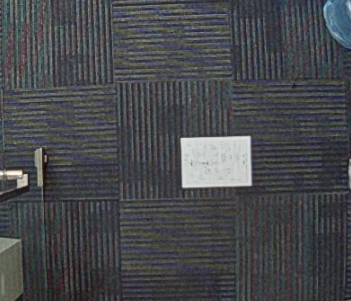
#> input picture images/1.png, 351 x 301 px
$ python distance_to_camera.py   (older library calls are emulated)
#> lines starting #> are read from the running program, lines starting #| are printed output that depends on the picture; after the words box and inside, x2 and y2 are one past the last pixel; in counts of white or black regions, pixels touching at a corner belong together
# USAGE
# python distance_to_camera.py

# import the necessary packages
import numpy as np
import cv2

def find_marker(image):
	# convert the image to grayscale, blur it, and detect edges
	gray = cv2.cvtColor(image, cv2.COLOR_BGR2GRAY)
	gray = cv2.GaussianBlur(gray, (5, 5), 0)
	edged = cv2.Canny(gray, 35, 125)

	# find the contours in the edged image and keep the largest one;
	# we'll assume that this is our piece of paper in the image
	(_, cnts, _) = cv2.findContours(edged.copy(), cv2.RETR_LIST, cv2.CHAIN_APPROX_SIMPLE)
	c = max(cnts, key = cv2.contourArea)

	# compute the bounding box of the of the paper region and return it
	return cv2.minAreaRect(c)

def distance_to_camera(knownWidth, focalLength, perWidth):
	# compute and return the distance from the maker to the camera
	return (knownWidth * focalLength) / perWidth

# initialize the known distance from the camera to the object, which
# in this case is 24 inches
KNOWN_DISTANCE = 110

# initialize the known object width, which in this case, the piece of
# paper is 12 inches wide
KNOWN_WIDTH = 11.0

# initialize the list of images that we'll be using
IMAGE_PATHS = ["images/1.png",
			   "images/3.png"]

# load the furst image that contains an object that is KNOWN TO BE 2 feet
# from our camera, then find the paper marker in the image, and initialize
# the focal length
image = cv2.imread(IMAGE_PATHS[0])
#> image is the input picture: shape (301, 351, 3); mean B, G, R 76.4, 73.1, 71.2
marker = find_marker(image)
#> in find_marker, `gray = cv2.GaussianBlur(gray, (5, 5), 0)`:
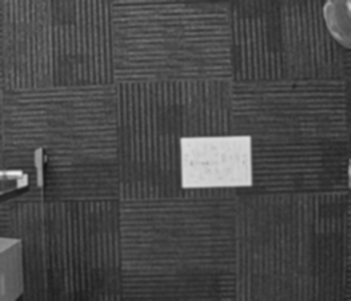
#> gray: shape (301, 351); min 19, max 237, mean 72.9
#> in find_marker, `edged = cv2.Canny(gray, 35, 125)`:
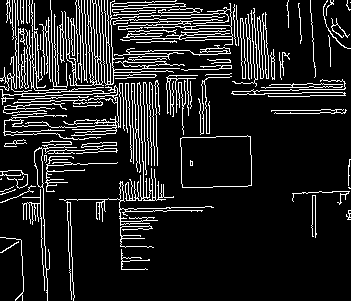
#> edged: shape (301, 351); 13.1% white in thin lines or dots
#> in find_marker, `(_, cnts, _) = cv2.findContours(edged.copy(), cv2.RETR_LIST, cv2.CHAIN..`: cnts = 140 contours, 92 with area under 20; largest, box (x1, y1, x2, y2) and area: (180, 135, 252, 188) 3480, (180, 135, 252, 188) 3478, (64, 0, 104, 86) 590, (34, 140, 118, 301) 356, (101, 0, 233, 86) 354
#> in find_marker, `c = max(cnts, key = cv2.contourArea)`: c = contour of 21 points, box (x1, y1, x2, y2) (180, 135, 252, 188), area 3480
#> marker = ((215.8, 161.4), (70.77, 50.98), -1.64)
focalLength = (marker[1][0] * KNOWN_DISTANCE) / KNOWN_WIDTH
#> focalLength = 707.7

# loop over the images
for imagePath in IMAGE_PATHS:
	# load the image, find the marker in the image, then compute the
	# distance to the marker from the camera
	image = cv2.imread(imagePath)
	marker = find_marker(image)
	inches = distance_to_camera(KNOWN_WIDTH, focalLength, marker[1][0])
#> inches = 110

	# draw a bounding box around the image and display it
	box = cv2.boxPoints(marker)
#> box = [[181.1, 187.9], [179.7, 136.9], [250.4, 134.9], [251.9, 185.9]]
	cv2.drawContours(image, [box.astype(int)], -1, (0, 255, 0), 2)
	cv2.putText(image, "%.2fft" % (inches / 12),
		(image.shape[1] - 200, image.shape[0] - 20), cv2.FONT_HERSHEY_SIMPLEX,
		2.0, (0, 255, 0), 3)
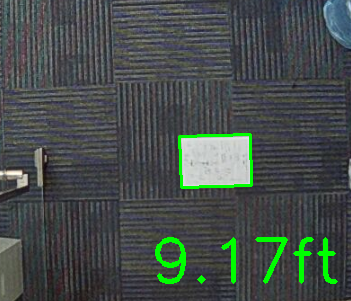
#> image: shape (301, 351, 3); mean B, G, R 74.4, 77.7, 69.3
	cv2.imshow("image", image)
	cv2.waitKey(0)
#> pass 2 of the loop `for imagePath in IMAGE_PATHS:`:
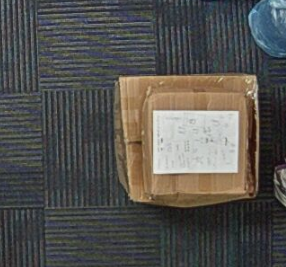
#> input picture images/3.png, 286 x 267 px
#> image is the input picture: shape (267, 286, 3); mean B, G, R 79.2, 82.6, 84.1
#> in find_marker (call 3), `edged = cv2.Canny(gray, 35, 125)`:
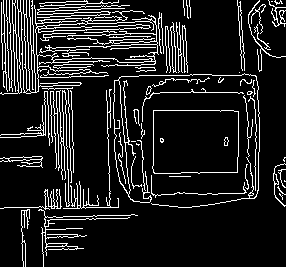
#> edged: shape (267, 286); 12.5% white in thin lines or dots
#> cnts = 89 contours, 62 with area under 20; largest, box (x1, y1, x2, y2) and area: (152, 110, 239, 174) 5281, (152, 110, 239, 174) 5278, (0, 0, 159, 95) 4678, (35, 19, 158, 63) 3888, (113, 73, 260, 208) 984
#> c = contour of 22 points, box (x1, y1, x2, y2) (152, 110, 239, 174), area 5281
#> `marker = find_marker(image)`: marker = ((195, 141.5), (63, 86), -90)
#> inches = 123.6
#> box = [[238, 173], [152, 173], [152, 110], [238, 110]]
#> `cv2.putText(image, "%.2fft" % (inches / 12), (image.shape[1] - 200, im..`:
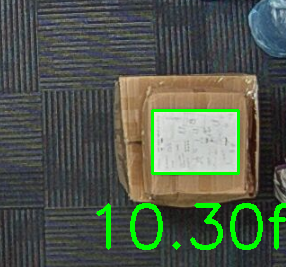
#> image: shape (267, 286, 3); mean B, G, R 76.2, 89.9, 80.8
